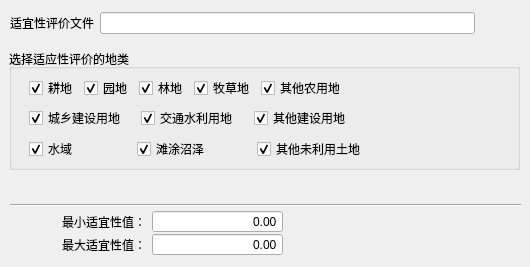
   <widget class="QWidget" name="tab_3">
    <attribute name="title">
     <string>适宜性评价</string>
    </attribute>
    <widget class="QWidget" name="layoutWidget_13">
     <property name="geometry">
      <rect>
       <x>10</x>
       <y>210</y>
       <width>273</width>
       <height>48</height>
      </rect>
     </property>
     <layout class="QGridLayout" name="gridLayout_5">
      <property name="horizontalSpacing">
       <number>6</number>
      </property>
      <property name="verticalSpacing">
       <number>0</number>
      </property>
      <item row="0" column="0" rowspan="2">
       <widget class="QPushButton" name="pushButton_6">
        <property name="enabled">
         <bool>false</bool>
        </property>
        <property name="text">
         <string/>
        </property>
        <property name="icon">
         <iconset>
          <normaloff>Resources/info.ico</normaloff>
          <disabledoff>Resources/info.ico</disabledoff>
          <disabledon>Resources/info.ico</disabledon>Resources/info.ico</iconset>
        </property>
        <property name="iconSize">
         <size>
          <width>32</width>
          <height>32</height>
         </size>
        </property>
        <property name="flat">
         <bool>true</bool>
        </property>
       </widget>
      </item>
      <item row="0" column="1">
       <widget class="QLabel" name="label_17">
        <property name="text">
         <string>最小适宜性值：</string>
        </property>
       </widget>
      </item>
      <item row="0" column="2">
       <widget class="QDoubleSpinBox" name="TxtMinSuitability">
        <property name="minimumSize">
         <size>
          <width>131</width>
          <height>0</height>
         </size>
        </property>
        <property name="alignment">
         <set>Qt::AlignRight|Qt::AlignTrailing|Qt::AlignVCenter</set>
        </property>
        <property name="readOnly">
         <bool>true</bool>
        </property>
        <property name="buttonSymbols">
         <enum>QAbstractSpinBox::NoButtons</enum>
        </property>
       </widget>
      </item>
      <item row="1" column="1">
       <widget class="QLabel" name="label_18">
        <property name="text">
         <string>最大适宜性值：</string>
        </property>
       </widget>
      </item>
      <item row="1" column="2">
       <widget class="QDoubleSpinBox" name="TxtMaxSuitability">
        <property name="minimumSize">
         <size>
          <width>131</width>
          <height>0</height>
         </size>
        </property>
        <property name="alignment">
         <set>Qt::AlignRight|Qt::AlignTrailing|Qt::AlignVCenter</set>
        </property>
        <property name="readOnly">
         <bool>true</bool>
        </property>
        <property name="buttonSymbols">
         <enum>QAbstractSpinBox::NoButtons</enum>
        </property>
       </widget>
      </item>
     </layout>
    </widget>
    <widget class="Line" name="line_3">
     <property name="geometry">
      <rect>
       <x>10</x>
       <y>197</y>
       <width>511</width>
       <height>16</height>
      </rect>
     </property>
     <property name="orientation">
      <enum>Qt::Horizontal</enum>
     </property>
    </widget>
    <widget class="QWidget" name="layoutWidget_15">
     <property name="geometry">
      <rect>
       <x>10</x>
       <y>10</y>
       <width>511</width>
       <height>26</height>
      </rect>
     </property>
     <layout class="QHBoxLayout" name="horizontalLayout">
      <item>
       <widget class="QLabel" name="lblFile_2">
        <property name="text">
         <string>适宜性评价文件</string>
        </property>
       </widget>
      </item>
      <item>
       <widget class="QLineEdit" name="TxtSuitFile"/>
      </item>
      <item>
       <widget class="QPushButton" name="BtnOpenSuit">
        <property name="text">
         <string/>
        </property>
        <property name="icon">
         <iconset>
          <normaloff>Resources/open.ico</normaloff>Resources/open.ico</iconset>
        </property>
        <property name="checkable">
         <bool>false</bool>
        </property>
        <property name="checked">
         <bool>false</bool>
        </property>
        <property name="autoDefault">
         <bool>false</bool>
        </property>
        <property name="flat">
         <bool>true</bool>
        </property>
       </widget>
      </item>
     </layout>
    </widget>
    <widget class="QGroupBox" name="groupBox_5">
     <property name="geometry">
      <rect>
       <x>9</x>
       <y>49</y>
       <width>511</width>
       <height>121</height>
      </rect>
     </property>
     <property name="title">
      <string>选择适应性评价的地类</string>
     </property>
     <widget class="QCheckBox" name="ChkSY">
      <property name="geometry">
       <rect>
        <x>20</x>
        <y>92</y>
        <width>47</width>
        <height>16</height>
       </rect>
      </property>
      <property name="text">
       <string>水域</string>
      </property>
      <property name="checked">
       <bool>true</bool>
      </property>
     </widget>
     <widget class="QCheckBox" name="ChkQTWLYTD">
      <property name="geometry">
       <rect>
        <x>248</x>
        <y>92</y>
        <width>107</width>
        <height>16</height>
       </rect>
      </property>
      <property name="text">
       <string>其他未利用土地</string>
      </property>
      <property name="checked">
       <bool>true</bool>
      </property>
     </widget>
     <widget class="QCheckBox" name="ChkTTZZ">
      <property name="geometry">
       <rect>
        <x>128</x>
        <y>92</y>
        <width>71</width>
        <height>16</height>
       </rect>
      </property>
      <property name="text">
       <string>滩涂沼泽</string>
      </property>
      <property name="checked">
       <bool>true</bool>
      </property>
     </widget>
     <widget class="QWidget" name="layoutWidget">
      <property name="geometry">
       <rect>
        <x>20</x>
        <y>30</y>
        <width>311</width>
        <height>18</height>
       </rect>
      </property>
      <layout class="QGridLayout" name="gridLayout_7">
       <item row="0" column="0">
        <widget class="QCheckBox" name="ChkGD">
         <property name="text">
          <string>耕地</string>
         </property>
         <property name="checked">
          <bool>true</bool>
         </property>
        </widget>
       </item>
       <item row="0" column="1">
        <widget class="QCheckBox" name="ChkYD">
         <property name="text">
          <string>园地</string>
         </property>
         <property name="checked">
          <bool>true</bool>
         </property>
        </widget>
       </item>
       <item row="0" column="2">
        <widget class="QCheckBox" name="ChkLD">
         <property name="text">
          <string>林地</string>
         </property>
         <property name="checked">
          <bool>true</bool>
         </property>
        </widget>
       </item>
       <item row="0" column="3">
        <widget class="QCheckBox" name="ChkMCD">
         <property name="text">
          <string>牧草地</string>
         </property>
         <property name="checked">
          <bool>true</bool>
         </property>
        </widget>
       </item>
       <item row="0" column="4">
        <widget class="QCheckBox" name="ChkQTNYD">
         <property name="text">
          <string>其他农用地</string>
         </property>
         <property name="checked">
          <bool>true</bool>
         </property>
        </widget>
       </item>
      </layout>
     </widget>
     <widget class="QWidget" name="layoutWidget">
      <property name="geometry">
       <rect>
        <x>20</x>
        <y>60</y>
        <width>331</width>
        <height>18</height>
       </rect>
      </property>
      <layout class="QGridLayout" name="gridLayout_8">
       <item row="0" column="0">
        <widget class="QCheckBox" name="ChkCXJSYD">
         <property name="text">
          <string>城乡建设用地 </string>
         </property>
         <property name="checked">
          <bool>true</bool>
         </property>
        </widget>
       </item>
       <item row="0" column="1">
        <widget class="QCheckBox" name="ChkJTSLYD">
         <property name="text">
          <string>交通水利用地   </string>
         </property>
         <property name="checked">
          <bool>true</bool>
         </property>
        </widget>
       </item>
       <item row="0" column="2">
        <widget class="QCheckBox" name="ChkQTJSYD">
         <property name="text">
          <string>其他建设用地</string>
         </property>
         <property name="checked">
          <bool>true</bool>
         </property>
        </widget>
       </item>
      </layout>
     </widget>
    </widget>
   </widget>
